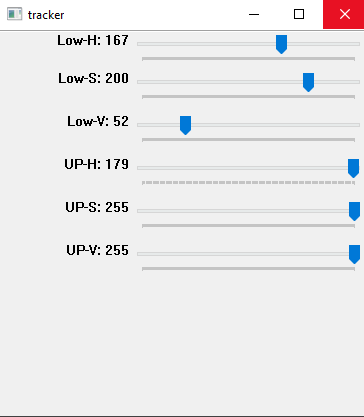
#> input picture PROJECTS/006_red color detection_opencv/perfect red hsv.png, 364 x 417 px, given in place of the camera
$ python opencv_red_colour_detection_1.py
#> lines starting #> are read from the running program, lines starting #| are printed output that depends on the picture; after the words box and inside, x2 and y2 are one past the last pixel; in counts of white or black regions, pixels touching at a corner belong together


import cv2
from matplotlib import pyplot as plt
import numpy as np
import imutils


cam=cv2.VideoCapture(0)


while True:

    ret,frame=cam.read()
#> frame is the input picture: shape (417, 364, 3); mean B, G, R 234.6, 233.8, 234.5
    frame=cv2.resize(frame,(300,300))
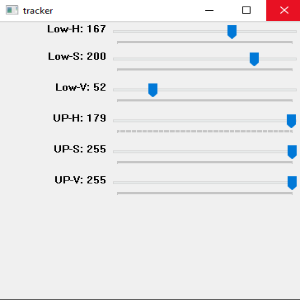
#> frame: shape (300, 300, 3); mean B, G, R 234.6, 233.7, 234.4
    if not ret:
        print("no camera connection")
        break
    blur = cv2.GaussianBlur(frame, (7, 7),1)
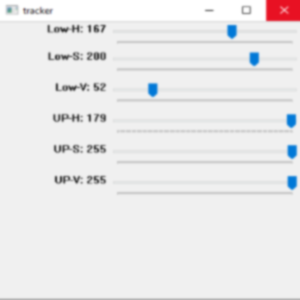
#> blur: shape (300, 300, 3); mean B, G, R 234.7, 233.9, 234.6
    hsv = cv2.cvtColor(blur,cv2.COLOR_BGR2HSV)
#> hsv: shape (300, 300, 3); mean H, S, V 7.1, 3.7, 236.2
    #gray = cv2.cvtColor(frame,cv2.COLOR_BGR2GRAY)

    #ret, thresh = cv2.threshold(blur, 200, 255,cv2.THRESH_BINARY_INV)
    color_low = np.array( [ 160 , 200 , 52 ] )
    color_high = np.array( [ 180 , 255 , 255 ] )
    mask=cv2.inRange(hsv,color_low,color_high)
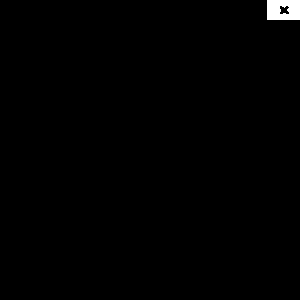
#> mask: shape (300, 300); 0.67% white; 1 white region, box (x1, y1, x2, y2) and area: (267, 0, 300, 20) 606

    kernel=np.ones((5,5),np.uint8)
    dilation=cv2.dilate(mask,kernel,iterations=1) # iteration 'ı arttırınca kalem'in en boy görüntüsü artıyor  md imshow da 1 den 10 'a cekince gördüm
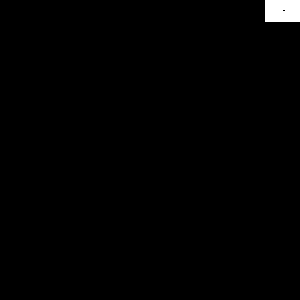
#> dilation: shape (300, 300); 0.85% white; 1 white region, box (x1, y1, x2, y2) and area: (265, 0, 300, 22) 768
    morpholog=cv2.morphologyEx(mask,cv2.MORPH_OPEN,kernel) # MORPH_OPEN : iç dıs komple ciziyor
#> morpholog: shape (300, 300); 0.65% white; 1 white region
    md=cv2.morphologyEx(dilation,cv2.MORPH_OPEN,kernel) # MORPH_OPEN : iç dıs komple ciziyor

    contours,_ = cv2.findContours( mask, cv2.RETR_LIST, cv2.CHAIN_APPROX_NONE)
#> contours = 2 contours; box (x1, y1, x2, y2) and area: (267, 0, 300, 20) 608, (279, 5, 290, 15) 70


    # secme yapıyor en büyük red colour nesnesini alır, referans ise hacim.
    if contours is not None:
        c = max(contours, key = cv2.contourArea)
#> c = contour of 102 points, box (x1, y1, x2, y2) (267, 0, 300, 20), area 608
        x,y,w,h = cv2.boundingRect(c)
#> x = 267; y = 0; w = 33; h = 20
        # draw the book contour (in green)
        cv2.rectangle(frame,(x,y),(x+w,y+h),(0,255,0),2)
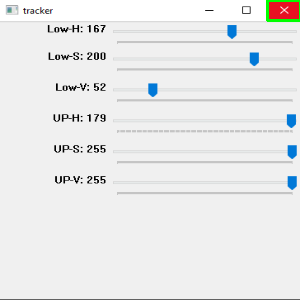
#> frame: shape (300, 300, 3); 0.26% of pixels changed, all inside (x1, y1, x2, y2) = (266, 0, 300, 22)

    # bu ise komple bütün red colour detection yapar
    """
    for i in contours:
        #area=cv2.contourArea(i)
        #if area>100:
        M = cv2.moments(i)
        if M['m00'] != 0:
            cx = int(M['m10']/M['m00'])
            cy = int(M['m01']/M['m00'])
            #cv2.drawContours(frame, [i], -1, (0, 255, 0), 2)
            cv2.circle(frame, (cx, cy), 5, (0, 0, 255), -1)
            #cv2.putText(frame, "center", (cx - 20, cy - 20) , cv2.FONT_HERSHEY_SIMPLEX, 0.5, (0, 0, 0), 2)
            cv2.rectangle(frame,(cx-25,cy-25),(cx+25,cy+25),(0,255,0),4)
            #print(f"x: {cx} y: {cy}")
    """


    #cv2.circle(frame,()),5,(0,255,0),2)
    #cv2.rectangle(frame,(100,100),(300,300),(0,0,255),5)

    cv2.imshow("cam",frame)
    cv2.imshow("color_picker",mask)
    cv2.imshow("morpholog-dilation",md)
    if cv2.waitKey(1) & 0xff==27:
#> (key Esc is pressed here)
        break

cam.release()
cv2.destroyAllWindows()
